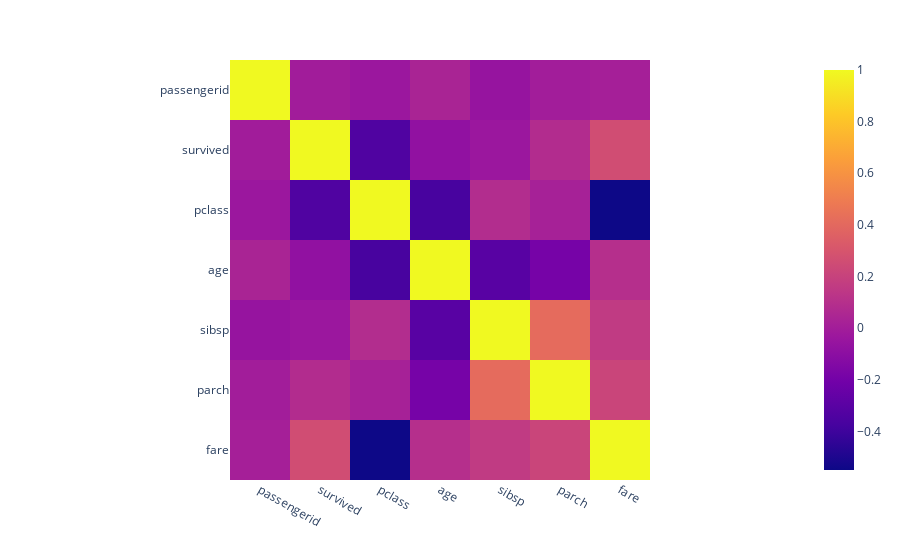

This figure's notebook cell:
### Markdown cell above
### 3. Using the function df.corr() to identify the correlation within the data, represent its results using a form of a matrix plot.

### Code cell
fig = px.imshow(titanic.corr())
fig.show()

### Figure 1 — Plotly figure (JSON) as saved in the notebook; plotly's stock layout.template omitted (floating-point values rounded to 4 significant figures)
{"data": [{"coloraxis": "coloraxis", "hovertemplate": "x: %{x}<br>y: %{y}<br>color: %{z}<extra></extra>", "name": "0", "type": "heatmap", "x": ["passengerid", "survived", "pclass", "age", "sibsp", "parch", "fare"], "xaxis": "x", "y": ["passengerid", "survived", "pclass", "age", "sibsp", "parch", "fare"], "yaxis": "y", "z": [[1, -0.005007, -0.03514, 0.03685, -0.05753, -0.001652, 0.01266], [-0.005007, 1, -0.3385, -0.07722, -0.03532, 0.08163, 0.2573], [-0.03514, -0.3385, 1, -0.3692, 0.08308, 0.01844, -0.5495], [0.03685, -0.07722, -0.3692, 1, -0.3082, -0.1891, 0.09607], [-0.05753, -0.03532, 0.08308, -0.3082, 1, 0.4148, 0.1597], [-0.001652, 0.08163, 0.01844, -0.1891, 0.4148, 1, 0.2162], [0.01266, 0.2573, -0.5495, 0.09607, 0.1597, 0.2162, 1]]}], "layout": {"coloraxis": {"colorscale": [[0, "#0d0887"], [0.1111, "#46039f"], [0.2222, "#7201a8"], [0.3333, "#9c179e"], [0.4444, "#bd3786"], [0.5556, "#d8576b"], [0.6667, "#ed7953"], [0.7778, "#fb9f3a"], [0.8889, "#fdca26"], [1, "#f0f921"]]}, "margin": {"t": 60}, "xaxis": {"anchor": "y", "constrain": "domain", "domain": [0, 1], "scaleanchor": "y"}, "yaxis": {"anchor": "x", "autorange": "reversed", "constrain": "domain", "domain": [0, 1]}}}
